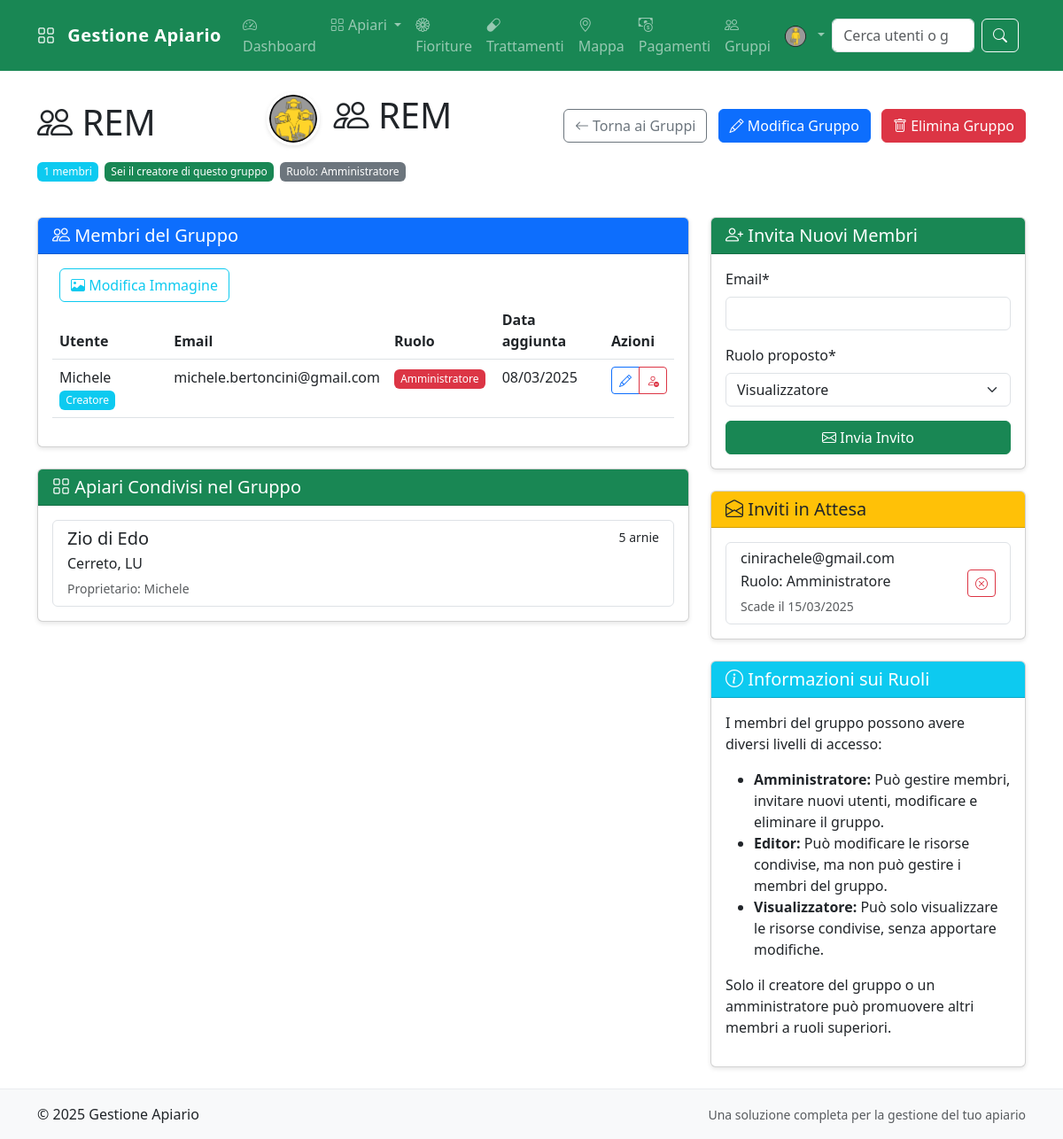
The page /app/gruppi/1/ (signed in) on the database as committed earlier.
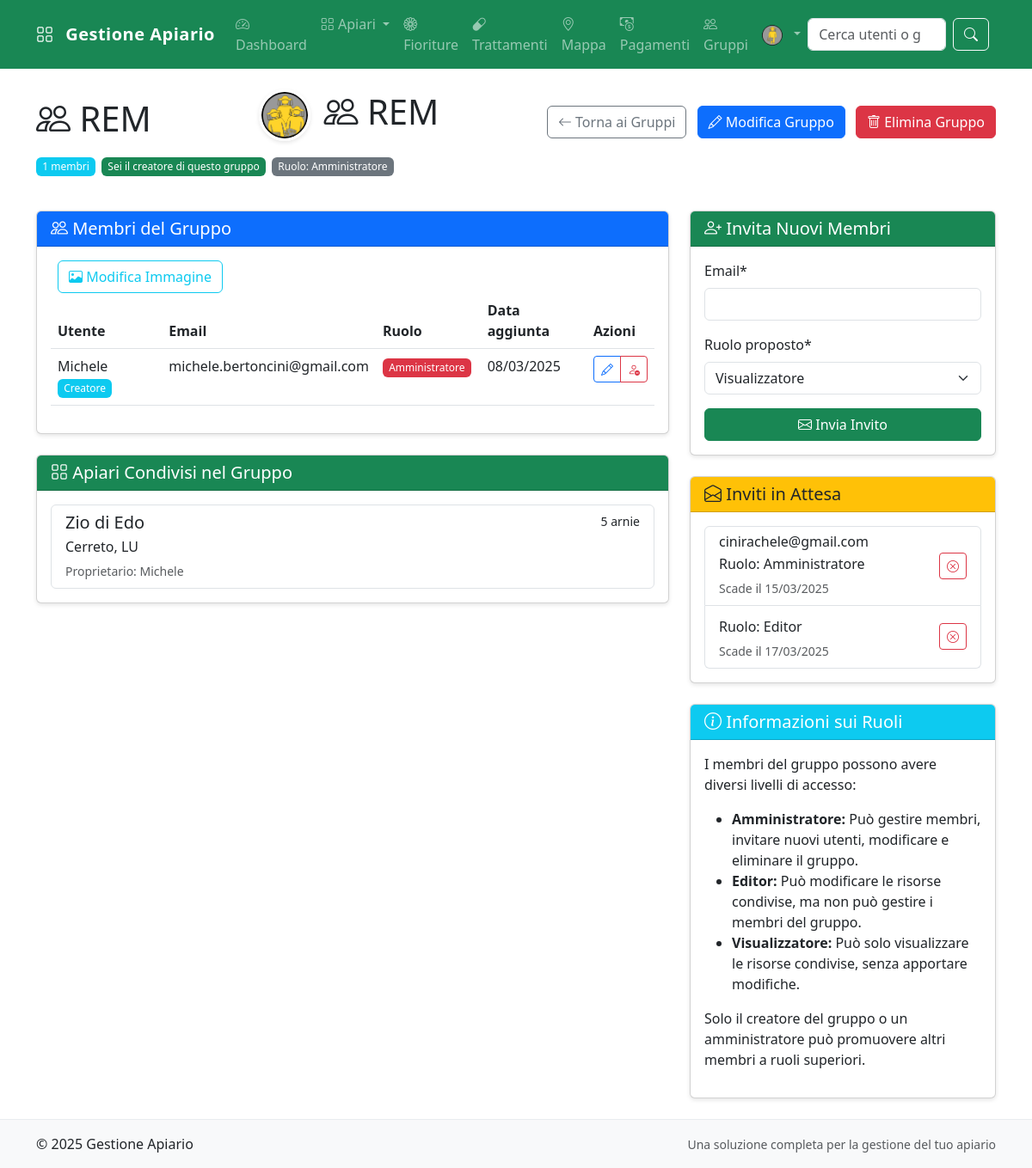
The same page on the database as committed later.
### core/models.py (models this page shows, shortened)
class MembroGruppo(models.Model):
    RUOLO_CHOICES = [
        ('admin', 'Amministratore'),
        ('editor', 'Editor'),
        ('viewer', 'Visualizzatore'),
    ]
    utente = models.ForeignKey(User, on_delete=models.CASCADE)
    gruppo = models.ForeignKey(Gruppo, on_delete=models.CASCADE)
    ruolo = models.CharField(max_length=20, choices=RUOLO_CHOICES, default='viewer')
    data_aggiunta = models.DateTimeField(auto_now_add=True)
    class Meta:
        verbose_name = "Membro Gruppo"
        verbose_name_plural = "Membri Gruppo"
        unique_together = ['utente', 'gruppo']

class Apiario(models.Model):
    nome = models.CharField(max_length=100)
    posizione = models.CharField(max_length=200)
    note = models.TextField(blank=True, null=True)
    data_creazione = models.DateTimeField(auto_now_add=True)
    latitudine = models.DecimalField(max_digits=9, decimal_places=6, blank=True, null=True,
                                     help_text="Latitudine in gradi decimali (es. 45.123456)")
    longitudine = models.DecimalField(max_digits=9, decimal_places=6, blank=True, null=True,
                                      help_text="Longitudine in gradi decimali (es. 9.123456)")
    proprietario = models.ForeignKey(User, on_delete=models.CASCADE, related_name='apiari_posseduti')
    gruppo = models.ForeignKey(Gruppo, on_delete=models.SET_NULL, null=True, blank=True, related_name='apiari')
    condiviso_con_gruppo = models.BooleanField(default=False, help_text="Se abilitato, l'apiario è condiviso con tutti i membri del gruppo")
    VISIBILITA_CHOICES = [
        ('privato', 'Solo proprietario'),
        ('gruppo', 'Membri del gruppo'),
        ('pubblico', 'Tutti gli utenti'),
    ]
    visibilita_mappa = models.CharField(
        max_length=20,
        choices=VISIBILITA_CHOICES,
        default='privato',
        help_text="Chi può visualizzare questo apiario sulla mappa"
    )
    class Meta:
        verbose_name = "Apiario"
        verbose_name_plural = "Apiari"

class InvitoGruppo(models.Model):
    STATO_CHOICES = [
        ('inviato', 'Inviato'),
        ('accettato', 'Accettato'),
        ('rifiutato', 'Rifiutato'),
        ('scaduto', 'Scaduto'),
    ]
    gruppo = models.ForeignKey(Gruppo, on_delete=models.CASCADE, related_name='inviti')
    email = models.EmailField()
    ruolo_proposto = models.CharField(max_length=20, choices=MembroGruppo.RUOLO_CHOICES, default='viewer')
    token = models.UUIDField(default=uuid.uuid4, editable=False, unique=True)
    data_invio = models.DateTimeField(auto_now_add=True)
    data_scadenza = models.DateTimeField()
    stato = models.CharField(max_length=20, choices=STATO_CHOICES, default='inviato')
    invitato_da = models.ForeignKey(User, on_delete=models.CASCADE, related_name='inviti_inviati')
    class Meta:
        verbose_name = "Invito Gruppo"
        verbose_name_plural = "Inviti Gruppo"

### core/views.py (the view)
# urls.py: path('gruppi/<int:gruppo_id>/', views.dettaglio_gruppo, name='dettaglio_gruppo'),
@login_required
def dettaglio_gruppo(request, gruppo_id):
    gruppo = get_object_or_404(Gruppo, pk=gruppo_id)
    if not gruppo.membri.filter(id=request.user.id).exists():
        messages.error(request, "Non hai accesso a questo gruppo.")
        return redirect('gestione_gruppi')
    membro = MembroGruppo.objects.get(utente=request.user, gruppo=gruppo)
    is_admin = membro.ruolo == 'admin'
    membri = MembroGruppo.objects.filter(gruppo=gruppo).select_related('utente')
    inviti_attivi = InvitoGruppo.objects.filter(
        gruppo=gruppo,
        stato='inviato',
        data_scadenza__gte=timezone.now()
    )
    apiari_gruppo = gruppo.apiari.filter(condiviso_con_gruppo=True)
    if request.method == 'POST':
        if 'invita' in request.POST and is_admin:
            form_invito = InvitoGruppoForm(request.POST)
            if form_invito.is_valid():
                invito = form_invito.save(commit=False)
                invito.gruppo = gruppo
                invito.invitato_da = request.user
                invito.save()
                invia_email_invito(invito)
                messages.success(request, f"Invito inviato a {invito.email}.")
                return redirect('dettaglio_gruppo', gruppo_id=gruppo.id)
        elif 'modifica' in request.POST and is_admin:
            form_gruppo = GruppoForm(request.POST, instance=gruppo)
            if form_gruppo.is_valid():
                form_gruppo.save()
                messages.success(request, "Informazioni del gruppo aggiornate.")
                return redirect('dettaglio_gruppo', gruppo_id=gruppo.id)
    else:
        form_invito = InvitoGruppoForm(initial={'gruppo': gruppo})
        form_gruppo = GruppoForm(instance=gruppo)
    context = {
        'gruppo': gruppo,
        'membri': membri,
        'inviti_attivi': inviti_attivi,
        'apiari_gruppo': apiari_gruppo,
        'is_admin': is_admin,
        'form_invito': form_invito,
        'form_gruppo': form_gruppo,
    }
    return render(request, 'gruppi/dettaglio_gruppo.html', context)

### core/forms.py (shortened to what this page needs)
class InvitoGruppoForm(forms.ModelForm):
    class Meta:
        model = InvitoGruppo
        fields = ['email', 'ruolo_proposto']

class GruppoForm(forms.ModelForm):
    class Meta:
        model = Gruppo
        fields = ['nome', 'descrizione']
        widgets = {
            'descrizione': forms.Textarea(attrs={'rows': 3}),
        }

### templates/gruppi/dettaglio_gruppo.html (shortened to what the changed rows need)
{% extends 'base.html' %}
{% load crispy_forms_tags %}
{% block content %}
<div class="row">
    <div class="col-12 mb-4">
        <div class="d-flex justify-content-between align-items-center">
            <h1><i class="bi bi-people"></i> {{ gruppo.nome }}</h1>
                <div class="d-flex align-items-center mb-3">
                    <h1><i class="bi bi-people"></i> {{ gruppo.nome }}</h1>
                </div>
        </div>
        <p class="text-muted">
            <span class="badge bg-info">{{ membri.count }} membri</span>
            {% if gruppo.creatore == user %}
                <span class="badge bg-success">Sei il creatore di questo gruppo</span>
            {% endif %}
            <span class="badge bg-secondary">
                Ruolo:
                {% for membro in membri %}
                    {% if membro.utente == user %}
                        {{ membro.get_ruolo_display }}
                    {% endif %}
                {% endfor %}
            </span>
        </p>
    </div>
</div>
<div class="row">
    <div class="col-md-8">
        <div class="card mb-4">
            <div class="card-body">
                <div class="table-responsive">
                    <table class="table table-hover">
                        <thead>
                            <tr>
                                <th>Utente</th>
                                <th>Email</th>
                                <th>Ruolo</th>
                                <th>Data aggiunta</th>
                                {% if is_admin %}
                                    <th>Azioni</th>
                                {% endif %}
                            </tr>
                        </thead>
                        <tbody>
                            {% for membro in membri %}
                                <tr>
                                    <td>
                                        {{ membro.utente.username }}
                                        {% if membro.utente == gruppo.creatore %}
                                            <span class="badge bg-info">Creatore</span>
                                        {% endif %}
                                    </td>
                                    <td>{{ membro.utente.email }}</td>
                                    <td>
                                        <span class="badge {% if membro.ruolo == 'admin' %}bg-danger{% elif membro.ruolo == 'editor' %}bg-warning text-dark{% else %}bg-secondary{% endif %}">
                                            {{ membro.get_ruolo_display }}
                                        </span>
                                    </td>
                                    <td>{{ membro.data_aggiunta|date:"d/m/Y" }}</td>
                                    {% if is_admin %}
                                        <td>
                                            <div class="btn-group">
                                                {% if membro.utente != gruppo.creatore or user == gruppo.creatore %}
                                                    <a href="{% url 'modifica_ruolo_membro' membro.id %}" class="btn btn-sm btn-outline-primary">
                                                        <i class="bi bi-pencil"></i>
                                                    </a>
                                                {% endif %}
                                                {% if membro.utente != gruppo.creatore or user == gruppo.creatore %}
                                                    <a href="{% url 'rimuovi_membro' membro.id %}" class="btn btn-sm btn-outline-danger">
                                                        <i class="bi bi-person-dash"></i>
                                                    </a>
                                                {% endif %}
                                            </div>
                                        </td>
                                    {% endif %}
                                    {% if is_admin %}
                                        <a href="{% url 'modifica_immagine_gruppo' gruppo.id %}" class="btn btn-outline-info ms-2">
                                            <i class="bi bi-image"></i> Modifica Immagine
                                        </a>
                                    {% endif %}
                                </tr>
                            {% endfor %}
                        </tbody>
                    </table>
                </div>
            </div>
        </div>
        <div class="card mb-4">
            <div class="card-body">
                {% if apiari_gruppo %}
                    <div class="list-group">
                        {% for apiario in apiari_gruppo %}
                            <a href="{% url 'visualizza_apiario' apiario.id %}" class="list-group-item list-group-item-action">
                                <div class="d-flex w-100 justify-content-between">
                                    <h5 class="mb-1">{{ apiario.nome }}</h5>
                                    <small>{{ apiario.arnie.count }} arnie</small>
                                </div>
                                <p class="mb-1">{{ apiario.posizione }}</p>
                                <small class="text-muted">Proprietario: {{ apiario.proprietario.username }}</small>
                            </a>
                        {% endfor %}
                    </div>
                {% else %}
                    <div class="text-center py-4">
                        <p>Non ci sono apiari condivisi in questo gruppo.</p>
                        <p>Per condividere un apiario con il gruppo, vai nella pagina dell'apiario e seleziona "Condividi con gruppo".</p>
                    </div>
                {% endif %}
            </div>
        </div>
    </div>
    <div class="col-md-4">
        {% if inviti_attivi %}
            <div class="card mb-4">
                <div class="card-body">
                    <div class="list-group">
                        {% for invito in inviti_attivi %}
                            <div class="list-group-item">
                                <div class="d-flex justify-content-between align-items-center">
                                    <div>
                                        <h6 class="mb-1">{{ invito.email }}</h6>
                                        <p class="mb-1">Ruolo: {{ invito.get_ruolo_proposto_display }}</p>
                                        <small class="text-muted">Scade il {{ invito.data_scadenza|date:"d/m/Y" }}</small>
                                    </div>
                                    {% if is_admin %}
                                        <a href="{% url 'annulla_invito' invito.id %}" class="btn btn-sm btn-outline-danger">
                                            <i class="bi bi-x-circle"></i>
                                        </a>
                                    {% endif %}
                                </div>
                            </div>
                        {% endfor %}
                    </div>
                </div>
            </div>
        {% endif %}
    </div>
</div>
{% endblock %}

Rows that differ between the two databases and show on the page:
added InvitoGruppo: ruolo_proposto "Editor", data_scadenza "17/03/2025"
